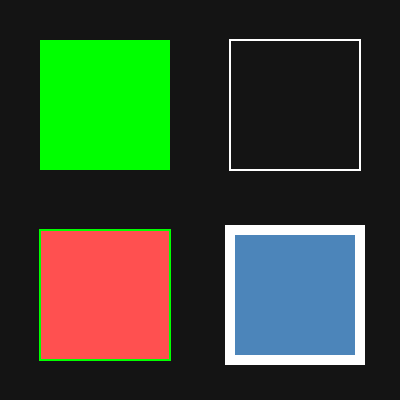
Frame 1 (no input)
Frame 2 (the mouse pressed at the canvas centre, redrawn once): identical to frame 1, image omitted

The p5.js sketch that drew this single still picture (run headless with seeded random() and noise() and a simulated clock; the mouse was pressed at the canvas centre and the sketch redrawn once):

// p5.js sketch
// ── sketch.js
// background · fill · stroke · noFill · noStroke
function setup() {
  createCanvas(400, 400)
  noLoop()
}

function draw() {
  background(20)

  noStroke()
  fill(0, 255, 0)
  rect(40, 40, 130, 130)

  noFill()
  stroke(255)
  strokeWeight(2)
  rect(230, 40, 130, 130)

  fill(255, 80, 80)
  stroke(0, 255, 0)
  strokeWeight(2)
  rect(40, 230, 130, 130)

  fill(100, 180, 255, 180)
  stroke(255)
  strokeWeight(10)
  rect(230, 230, 130, 130)
}
